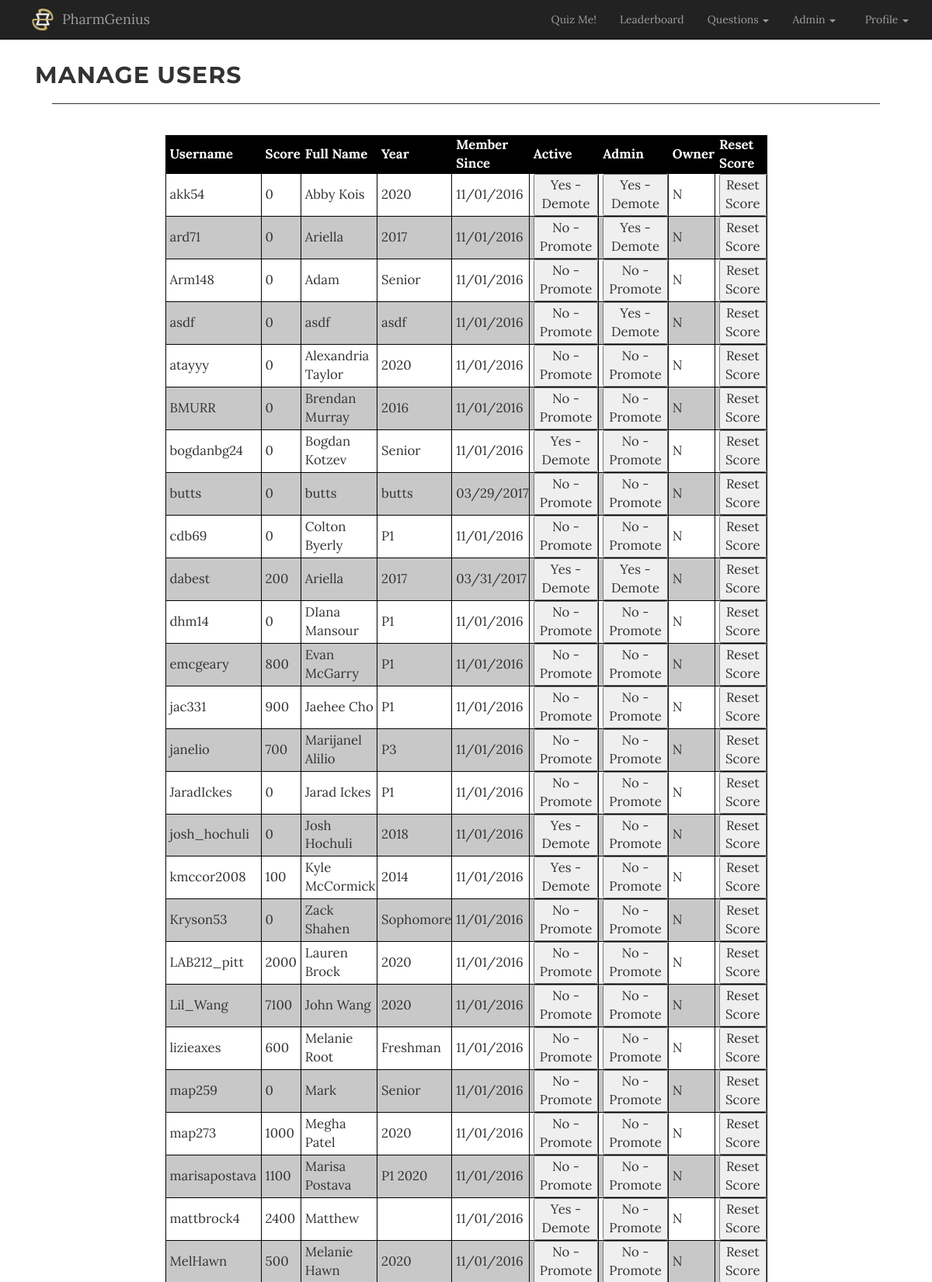
Page /manage_users.php (signed in, upper part) on the committed database.
### tables this page shows
CREATE TABLE `user_profile` (
  `username` varchar(20) NOT NULL,
  `full_name` varchar(50) NOT NULL,
  `year` varchar(10) NOT NULL,
  `employer` varchar(50) DEFAULT NULL,
  `interests` varchar(256) DEFAULT NULL,
  `bio` varchar(500) DEFAULT NULL,
  `image_url` varchar(256) DEFAULT NULL,
  `created_date` datetime NOT NULL DEFAULT CURRENT_TIMESTAMP,
  `last_updated_date` datetime NOT NULL DEFAULT CURRENT_TIMESTAMP ON UPDATE CURRENT_TIMESTAMP,
  `last_updated_by` varchar(20) NOT NULL
);

CREATE TABLE `user` (
  `username` varchar(20) NOT NULL,
  `password` varchar(60) NOT NULL,
  `email_address` varchar(256) NOT NULL,
  `score` int(10) NOT NULL DEFAULT '0',
  `admin_flag` enum('Y','N') NOT NULL DEFAULT 'N',
  `owner_flag` enum('Y','N') NOT NULL DEFAULT 'N',
  `active_flag` enum('Y','N') NOT NULL DEFAULT 'N',
  `registered_date` datetime NOT NULL DEFAULT CURRENT_TIMESTAMP
);

### public/manage_users.php (the view, shortened to what this page needs)
<?php require_once("../includes/db_connection.php"); ?>
<?php require_once("../includes/functions.php"); ?>
<?php
  $user_set = get_user_data();
  include("../includes/header.php");
?>
</head>
<body>
  <?php echo get_navbar(); ?>
  <br><br><br><br>
  <div class="container">
    <div class="container col-xs-12 text-center-div">
      <h2 class="inline-element">Manage Users</h2>
    </div>
    <div class="container col-xs-12"><hr></div>
    <div class="container col-xs-12"><br></div>
    <div class="container col-xs-12">
      <table id="usertable" class="usertable">
        <thead>
        <th>Username</th>
        <th>Score</th>
        <th>Full Name</th>
        <th>Year</th>
        <th>Member Since</th>
        <th>Active</th>
        <th>Admin</th>
        <th>Owner</th>
        <th>Reset Score</th>
        </thead>
        <tbody>
          <?php
            while ($user = mysqli_fetch_assoc($user_set)) {
              $table_row = "<tr><td>" . $user["username"] . "</td>";
              $table_row .= "<td id=\"score_{$user["username"]}\">" . $user["score"] . "</td>";
              $table_row .= "<td>" . $user["full_name"] . "</td>";
              $table_row .= "<td>" . $user["year"] . "</td>";
              $table_row .= "<td>" . $user["registered_date"] . "</td>";
              $table_row .= "<td>";
              $table_row .= "<button type=\"button\" id=\"active_flag_{$user["username"]}\" onclick=\"toggleStatus('active_flag', '{$user["username"]}')\">";
              $table_row .= ($user["active_flag"] == "Y") ? "Yes - Demote" : "No - Promote";
              $table_row .= "</td>";
              $table_row .= "<td>";
              $table_row .= "<button type=\"button\" id=\"admin_flag_{$user["username"]}\" onclick=\"toggleStatus('admin_flag', '{$user["username"]}')\">";
              $table_row .= ($user["admin_flag"] == "Y") ? "Yes - Demote" : "No - Promote";
              $table_row .= "</td>";
              $table_row .= "<td>" . $user["owner_flag"] . "</td>";
              $table_row .= "<td>";
              $table_row .= "<button type=\"button\" onclick=\"resetScore('{$user["username"]}')\">";
              $table_row .= "Reset Score";
              $table_row .= "</td>";
              $table_row .= "</tr>";
              echo $table_row;
            }
          ?>
        </tbody>
      </table>
    </div>
  </div>
<?php include("../includes/footer.php"); ?>

### public/static/css/grayscale.css (style rules this page uses)
body { width: 100%; height: 100%; font-family: Lora,"Helvetica Neue",Helvetica,Arial,sans-serif; }
html { width: 100%; height: 100%; }
h1, h2, h3, h4, h5, h6 { margin: 0 0 35px; text-transform: uppercase; font-family: Montserrat,"Helvetica Neue",Helvetica,Arial,sans-serif; font-weight: 700; letter-spacing: 1px; }
body { webkit-tap-highlight-color: rgba(255,255,255,.2); }
table#usertable tr:nth-child(even) { background-color: rgb(200, 200, 200); }
table#usertable tr:nth-child(odd) { background-color:#fff; }
table#usertable th { background-color: black; color: white; padding-left: 5px; }
table#usertable td { padding-left: 5px; }
table.usertable { font-size: 1.2em; }
.inline-element { display: inline; }

### public/static/css/style.css (style rules this page uses)
table { width:50%; margin: auto }
table, th, td { border: 1px solid black; border-collapse: collapse; }
th, td { text-align: left; }
hr { border: 0; clear:both; display:block; width: 96%; background-color:#333; height: 1px; }

### rows in the picture
user_profile: user.username "akk54", user.score "0", full_name "Abby Kois", year "2020", registered_date "11/01/2016", user.active_flag+admin_flag "Yes - Demote Yes - Demote Reset Score", user.owner_flag "N"
user_profile: user.username "ard71", user.score "0", full_name "Ariella", year "2017", registered_date "11/01/2016", user.active_flag+admin_flag "No - Promote Yes - Demote Reset Score", user.owner_flag "N"
user_profile: user.username "Arm148", user.score "0", full_name "Adam", year "Senior", registered_date "11/01/2016", user.active_flag+admin_flag "No - Promote No - Promote Reset Score", user.owner_flag "N"
user_profile: user.username "asdf", user.score "0", full_name "asdf", year "asdf", registered_date "11/01/2016", user.active_flag+admin_flag "No - Promote Yes - Demote Reset Score", user.owner_flag "N"
user_profile: user.username "atayyy", user.score "0", full_name "Alexandria Taylor", year "2020", registered_date "11/01/2016", user.active_flag+admin_flag "No - Promote No - Promote Reset Score", user.owner_flag "N"
user_profile: user.username "BMURR", user.score "0", full_name "Brendan Murray", year "2016", registered_date "11/01/2016", user.active_flag+admin_flag "No - Promote No - Promote Reset Score", user.owner_flag "N"
user_profile: user.username "bogdanbg24", user.score "0", full_name "Bogdan Kotzev", year "Senior", registered_date "11/01/2016", user.active_flag+admin_flag "Yes - Demote No - Promote Reset Score", user.owner_flag "N"
user_profile: last_updated_by.username "butts", last_updated_by.score "0", full_name "butts", year "butts", registered_date "03/29/2017", last_updated_by.admin_flag "No - Promote No - Promote Reset Score", last_updated_by.owner_flag "N"
user_profile: user.username "cdb69", user.score "0", full_name "Colton Byerly", year "P1", registered_date "11/01/2016", user.active_flag+admin_flag "No - Promote No - Promote Reset Score", user.owner_flag "N"
user_profile: last_updated_by.username "dabest", last_updated_by.score "200", full_name "Ariella", year "2017", registered_date "03/31/2017", last_updated_by.admin_flag "Yes - Demote Yes - Demote Reset Score", last_updated_by.owner_flag "N"
user_profile: user.username "dhm14", user.score "0", full_name "DIana Mansour", year "P1", registered_date "11/01/2016", user.active_flag+admin_flag "No - Promote No - Promote Reset Score", user.owner_flag "N"
user_profile: user.username "emcgeary", user.score "800", full_name "Evan McGarry", year "P1", registered_date "11/01/2016", user.active_flag+admin_flag "No - Promote No - Promote Reset Score", user.owner_flag "N"
user_profile: user.username "jac331", user.score "900", full_name "Jaehee Cho", year "P1", registered_date "11/01/2016", user.active_flag+admin_flag "No - Promote No - Promote Reset Score", user.owner_flag "N"
user_profile: user.username "janelio", user.score "700", full_name "Marijanel Alilio", year "P3", registered_date "11/01/2016", user.active_flag+admin_flag "No - Promote No - Promote Reset Score", user.owner_flag "N"
user_profile: user.username "JaradIckes", user.score "0", full_name "Jarad Ickes", year "P1", registered_date "11/01/2016", user.active_flag+admin_flag "No - Promote No - Promote Reset Score", user.owner_flag "N"
user_profile: user.username "josh_hochuli", user.score "0", full_name "Josh Hochuli", year "2018", registered_date "11/01/2016", user.active_flag+admin_flag "Yes - Demote No - Promote Reset Score", user.owner_flag "N"
user_profile: user.username "kmccor2008", user.score "100", full_name "Kyle McCormick", year "2014", registered_date "11/01/2016", user.active_flag+admin_flag "Yes - Demote No - Promote Reset Score", user.owner_flag "N"
user_profile: user.username "Kryson53", user.score "0", full_name "Zack Shahen", year "Sophomore", registered_date "11/01/2016", user.active_flag+admin_flag "No - Promote No - Promote Reset Score", user.owner_flag "N"
user_profile: user.username "LAB212_pitt", user.score "2000", full_name "Lauren Brock", year "2020", registered_date "11/01/2016", user.active_flag+admin_flag "No - Promote No - Promote Reset Score", user.owner_flag "N"
user_profile: user.username "Lil_Wang", user.score "7100", full_name "John Wang", year "2020", registered_date "11/01/2016", user.active_flag+admin_flag "No - Promote No - Promote Reset Score", user.owner_flag "N"
user_profile: user.username "lizieaxes", user.score "600", full_name "Melanie Root", year "Freshman", registered_date "11/01/2016", user.active_flag+admin_flag "No - Promote No - Promote Reset Score", user.owner_flag "N"
user_profile: user.username "map259", user.score "0", full_name "Mark", year "Senior", registered_date "11/01/2016", user.active_flag+admin_flag "No - Promote No - Promote Reset Score", user.owner_flag "N"
user_profile: user.username "map273", user.score "1000", full_name "Megha Patel", year "2020", registered_date "11/01/2016", user.active_flag+admin_flag "No - Promote No - Promote Reset Score", user.owner_flag "N"
user_profile: user.username "marisapostava", user.score "1100", full_name "Marisa Postava", year "P1 2020", registered_date "11/01/2016", user.active_flag+admin_flag "No - Promote No - Promote Reset Score", user.owner_flag "N"
user_profile: user.username "mattbrock4", user.score "2400", full_name "Matthew", registered_date "11/01/2016", user.active_flag+admin_flag "Yes - Demote No - Promote Reset Score", user.owner_flag "N"
user_profile: user.username "MelHawn", user.score "500", full_name "Melanie Hawn", year "2020", registered_date "11/01/2016", user.active_flag+admin_flag "No - Promote No - Promote Reset Score", user.owner_flag "N"
